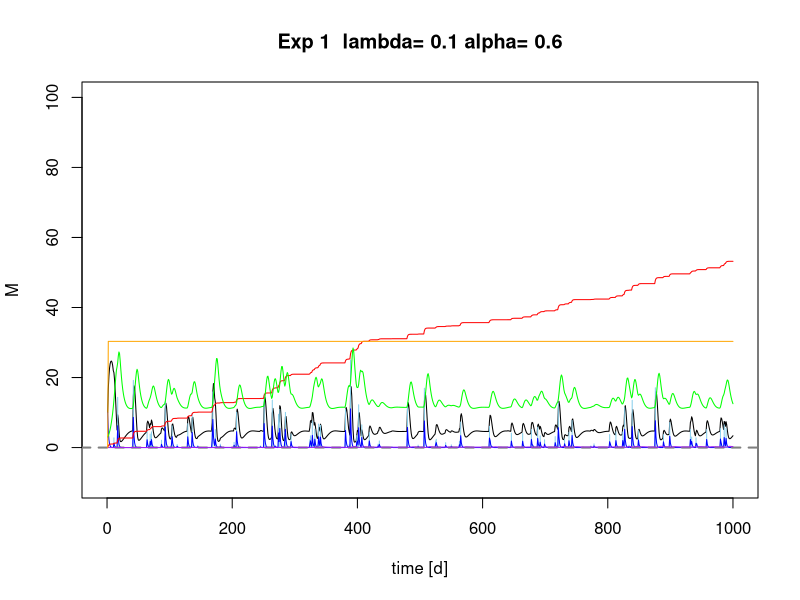
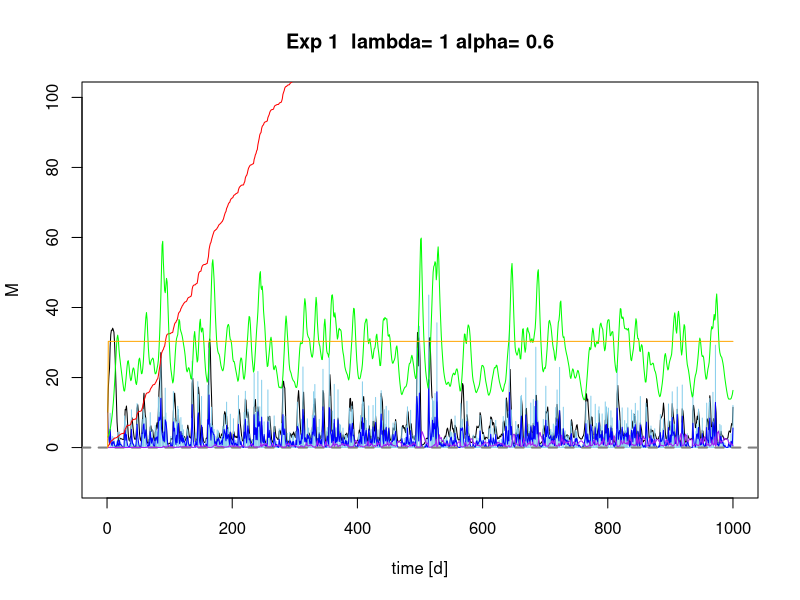
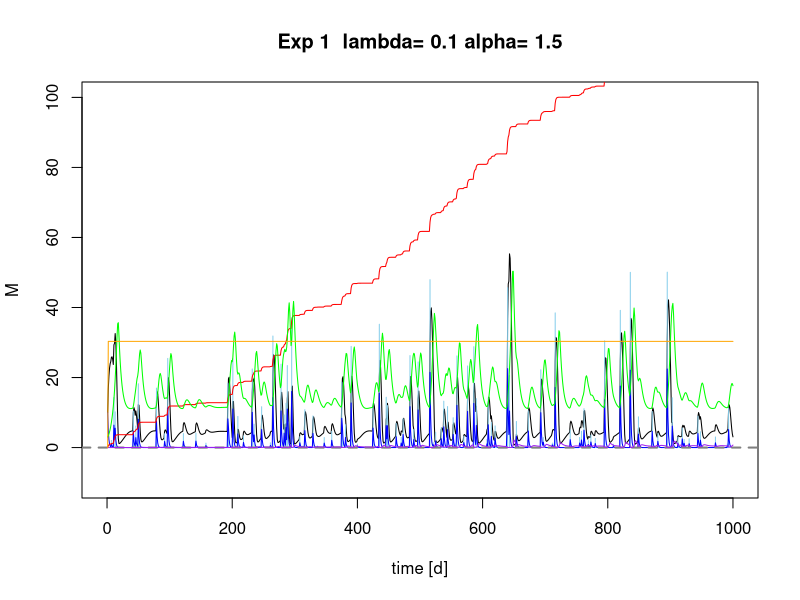
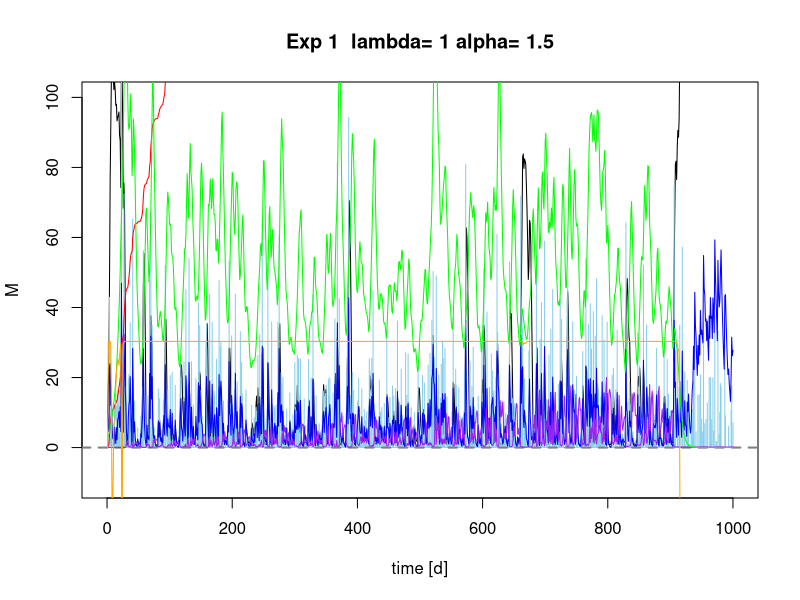
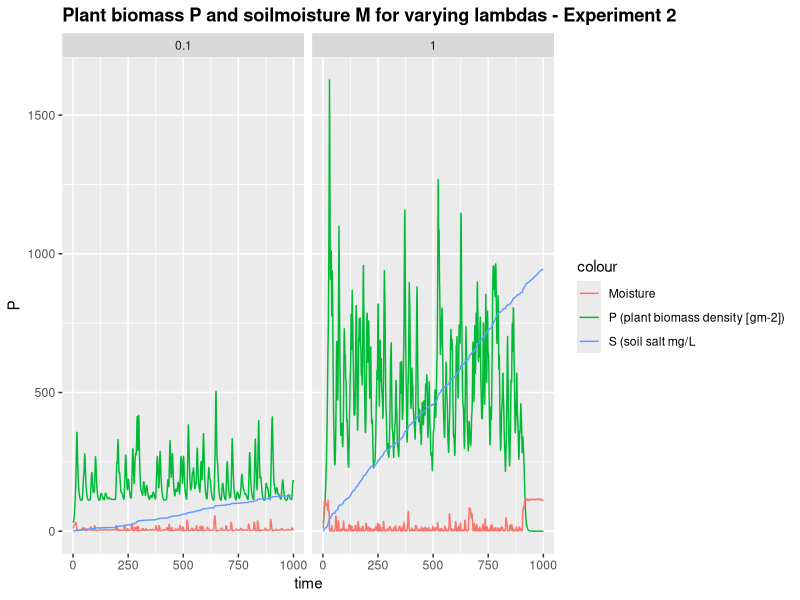
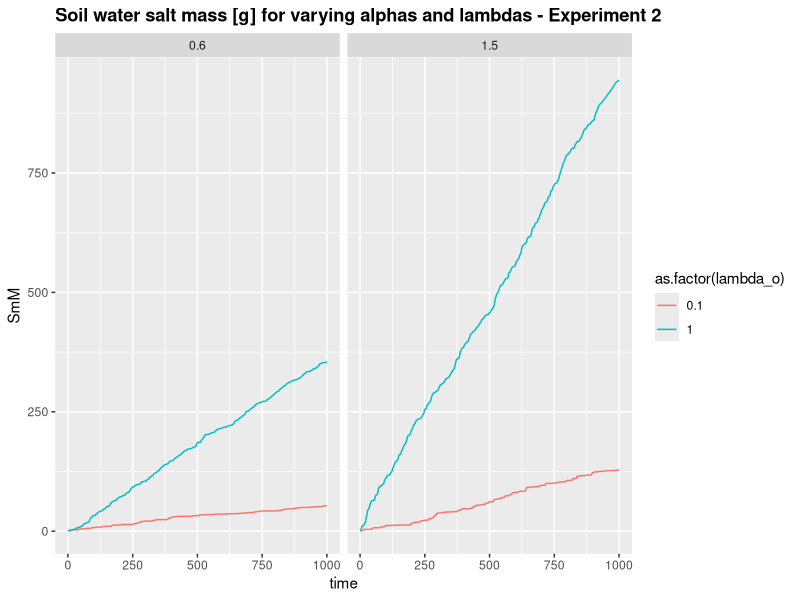
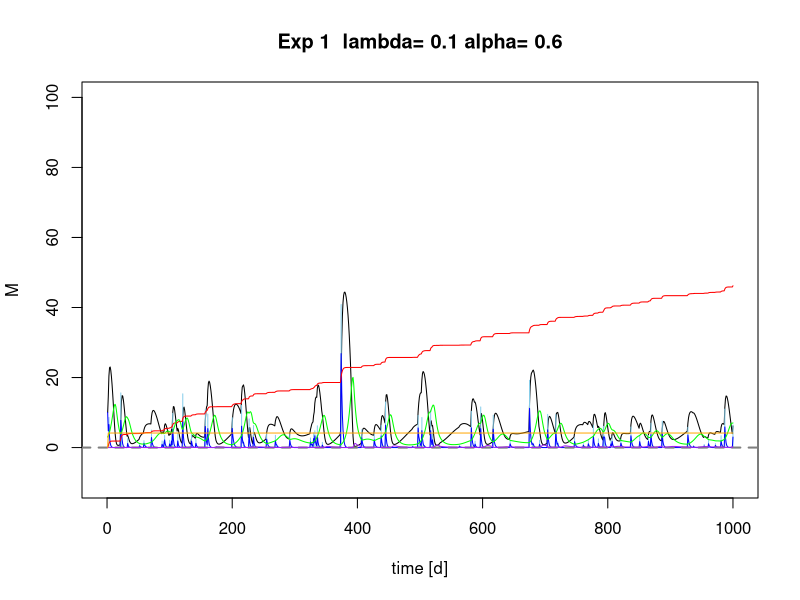
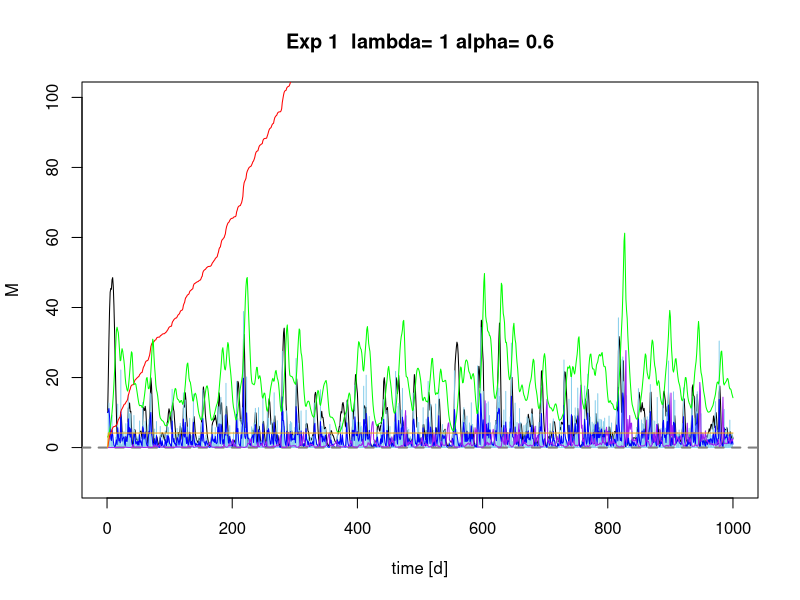

The R source for these figures, in order:
## ---- chunk 1

 # Sandy Clay Loam
    n<-0.367 # porosity
    # more soil variables for evaporation & losses
    # Hydraulic conductivity
    K_s<-52.08*10 # mm/day
    # campbell's b
    b<-6.4069 # neurotheta sandy clay loam
    # van Genuchten parameters
#     avg <- 0.0521
#     nvg <- 1.237
    s_fc<-0.2677/n # Field capacity
    # This is the bubbling pressure
    psi_s_bar<--1.2E-3 #
 
   h1bar =  -psi_s_bar 
   hb = psi_s_bar*-10^5 # mm
 ### Salvucci equation m

  Zmax =10000 # [mm] maximum GROUNDWATER DEPTH Check
  Z =1000 # [mm] actual groundwater depth Check

# parameters describing the soil
  soilpar <- list(b = b, n = n, s_fc = s_fc, K_s = K_s, 
                psi_s_bar = psi_s_bar, h1bar = h1bar, hb = hb)
    #................................................
    # Vegetation 1 (Grass)
    # paspalum secateum F-I and R-I, 2004

    Zr = 400 # soil depth (mm)   Check Also Table 2...Fernandez-Illescas and Rodriguez-Iturbe...2001


 # parameters describing the root zone   
  vegpar <- list(Zr = Zr)


# parameters describing plant dynamics and salt features

  alpha_i=1 #maximum infiltration rate per day

  k=12 # Saco et al, 2013
  W0=0.2 # Saco et al, 2013
  gmax=0.05 # Saco et al, 2013
  k1=5 # Saco et al, 2013
  c=10  # Saco et al, 2013
  f= 0.8  # f is the soil salt leaching efficiency (whether some salt is retained)
  ConcConst = 0.1 # ConcConst is the concentration of the salt in the infiltrating water in g/l
  CM.gw = 0.1# salt concentration in groundwater
  d=0.24 # fraction of plant mortality
  
  par <- list(alpha_i=alpha_i,k=k, W0=W0, gmax=gmax, k1=k1, c=c, f=f, ConcConst=ConcConst, CM.gw= CM.gw, d=d)
## ---- chunk 2
Infil <- function(h,P, par){
  
  I=par$alpha_i*h*(P+par$k*par$W0)/(P+par$k)
  
  return (I)
}
## ---- chunk 3

WU <- function(M,P,par){ 
# using Svir in here means scaling Svir back to M, easier to do at Svir in balances  
#  WU=par$gmax*((M*(1+Svir))/(((M*(1+Svir))+par$k1)))*P 
  WU=par$gmax*(M/((M+par$k1)))*P 
  
  return(WU)
}
## ---- chunk 4
#******************************************
# based on Salvucci, 1993
L_n <- function(M,Z,Zmax,soilpar,vegpar) {
   Zr <- vegpar$Zr
   hb <- - soilpar$psi_s_bar*10^5 # (mm?)
   soilpar$s_fc <- (Z/hb)^(-1/soilpar$b)
   
   s=M/(soilpar$n*vegpar$Zr)
  
   psi = hb*s^-soilpar$b
 
#   hb <- hb*soilpar$n
#  hb_nd <- hb/psi # non-dim hb
   m=2 + 3/soilpar$b#5.64  # in Salvucci's paper it is called n, but I called it m here to not confuse it with porosity
   #m=3.3 # 3.3 for clay, 5.64 for silt-loam, 11.88 for sand-loam 


#Znd <- Z/Zmax  # a non-dimensional Znd between 0 and 1 is defined, e.g. Zmax=10 m, Z= 1 m, Znd=0.1


#non-dimensional form of the flow rate equation  #nd flow rate
# qtot <- -soilpar$K_s*((z/hb)^(-n)-(s^-soilpar$b)^(-n))/(1+(s^-soilpar$b)^        (-n)+(n-1)*(z/hb)^(-n))/(soilpar$n*vegpar$Zr)

q <-(((Z/hb)^(-m)-(psi/hb)^(-m))/(1+(psi/hb)^(-m)+((m-1)*(Z/hb)^(-m))))#/(soilpar$n*Zr) # 
#q <-((((Znd/hb_nd)^-m)-((psi/hb)^-m))/((1+((psi/hb)^-m))+((m-1)*((Znd/hb_nd#)^-m)))) # 
# q <-((((Znd/hb_nd)^-m)-((psi/hb)^-m))/((1+((psi/hb)^-m))+((m-1)*((Znd/hb_nd)^-m)))) # 

# Mass flux
#browser()
# flux <- soilpar$K_s*q
 flux <- soilpar$K_s*q

#  flux<-ifelse(s<soilpar$s_fc, abs(flux), -abs(flux))


return(flux)
}





## ---- chunk 5
Precip <- function(time,alpha,lambda,delta) {
  # generate a vector of times between rainfall events > delta
  f_P<-floor(rexp(time,lambda*exp(-delta/alpha))) # vector of times between rainfall occurrences (equation 4 & 8)
  # generate a binary vector from this (impulse function)
  binary.vec <- unlist(lapply(1:time,function(i) c(rep(0,f_P[i]),1)))
  R <- rexp(length(binary.vec),1/alpha)*binary.vec 
  return(R[1:time])
}
## ---- chunk 6

Gr <- function(M,P,par) { 
  
  Gr = par$c*WU(M,P,par)
  
  return(Gr)
}
## ---- chunk 7
Mo <- function(P,M,Svir,par) {
  # needs to be M/Svir because both are "large" numbers
  # you want a number ~1 for multiplication, or <0.1 for addition
  Mo = P*(par$d*(M/Svir))
  
  return(Mo)

}
## ---- chunk 8
balances <- function(Rain, par, plotit=T,
                      soilpar,
                      vegpar){
   

  
# Storage vectors for the daily steps are initialized.

   M <- rep(0,length(Rain)) # soil moisture [mm]
   h <- rep(0,length(Rain)) # infiltration depth [mm]
   P <- rep(0,length(Rain)) #biomass density []
   CM<- rep(0,length(Rain)) # Salt concentration in soil water in g/L or g/mm
   SmI<- rep(0,length(Rain)) # Salt mass in infiltrating water [g]
   SmM <- rep(0,length(Rain)) # Salt mass in soil water [g]
   In <- rep(0,length(Rain)) # infiltration [mm]

   Svir <- rep(0,length(Rain)) # virtual saturation
   flux<- rep(0,length(Rain)) # drainage and capillary rise flux, according to sign



# Initial values to start the simulation.

   
   M[1] <- 10
   h[1] <- 10 
   P[1] <- 30
   CM[1]<- 0
   Svir[1] <- M[1]



# We decided to split the numerical calculations for the daily into 12 substeps.

   deltat <- 12 # split in 12 increments

  
# Storage vectors for the substeps are initialized.

   M_sub <- rep(0,deltat)
   h_sub <- rep(0,deltat)
   I_sub <- rep(0,deltat)
   #Q_sub <- rep(0,deltat)
   WU_sub <-rep(0,deltat) # Water uptake in mm
   P_sub <- rep(0,deltat) 
   Gr_sub <- rep(0,deltat) # Growth of biomass
   Mo_sub<- rep(0,deltat) # Mortality of biomass
   SmI_sub <- rep(0,deltat) 
   SmM_sub<- rep(0,deltat) 
   CM_sub<- rep(0,deltat) 
  Svir_sub <- rep(0,deltat) # virtual saturation

   flux_sub<-rep(0,deltat) # calculates leakage loss without evaporation loss

   U_salt <-rep(0,deltat)
   L_salt <-rep(0,deltat)


  
   timeincr= 1/deltat
   
  for (t in 2:length(Rain)){
    
    for (tt in 1:(deltat-1)) {
      
      h.old <- ifelse(tt==1,h[t-1],h_sub[tt])
      P.old <- ifelse(tt==1,P[t-1],P_sub[tt])
      M.old <- ifelse(tt==1,M[t-1],M_sub[tt])
      SmI.old <-ifelse(tt==1,SmI[t-1],SmI_sub[tt])
      CM.old <-ifelse(tt==1,CM[t-1],CM_sub[tt])
      Svir.old <-ifelse(tt==1,Svir[t-1],Svir_sub[tt])


# Balance for water depth on soil


h_sub[tt+1] <- h.old + ifelse(tt==1,(10*Rain[t]),0) - Infil(h.old, P.old,par)*timeincr

# Infiltration
ifelse(h_sub[tt+1]<soilpar$K_s, soilpar$alpha_i <- 1, soilpar$alpha_i<- (1-(h_sub[tt+1]-soilpar$K_s)/h_sub[tt+1]))
      I_sub[tt] <- Infil(h.old, P.old,par)*timeincr

#  1. Update soil moisture with infiltration

      M_sub[tt + 1] <- M.old + I_sub[tt]      
      
# Now do all plant uptake and growth
# water uptake by plants: include infiltration in available water

      WU_sub[tt] <- WU(M=Svir.old,P.old,par)*timeincr 
      
      # growth rate
      Gr_sub[tt] <- Gr(M=Svir.old, P.old,par)*timeincr 
      # Mortality
      Mo_sub[tt]<- Mo(P.old,M=M.old, Svir=Svir.old, par)*timeincr
      # calculate plant biomass balance
      P_sub[tt + 1] <- P.old + Gr_sub[tt]- Mo_sub[tt] 
      
      
# re-calculate water balance
# 2. before leaching
      M_sub[tt + 1] <- M.old + I_sub[tt] - WU_sub[tt] #- L_sub[tt] 

# Calculate salt concentration in the soil

 # 3. calculate leaching and capillary rise amount
  flux_sub[tt+1]<-do.call(L_n,list(M=M_sub[tt+1],Z=Z, Zmax=Zmax,soilpar=soilpar,vegpar=vegpar))

# 4. final adjust soil moisture for leaching or capillary rise
 
   M_sub[tt + 1] <-  M_sub[tt + 1] + flux_sub[tt+1]*timeincr


# calculate saltbalance

# Salt leaching
    L_salt[tt+1] <- ifelse(flux_sub[tt+1]<0, par$f*CM_sub[tt+1]*flux_sub[tt+1]*timeincr,0) # leaching of salt

# salt uplfow
    U_salt[tt+1] <- ifelse(flux_sub[tt+1]>0, par$CM.gw*flux_sub[tt+1]*timeincr,0) # rise of salt

# salt mass coming in with infiltration
      SmI_sub[tt+1]<- SmI.old + I_sub[tt]*par$ConcConst 

#salt mass in soil
     SmM_sub[tt+1] <- SmI_sub[tt+1] + U_salt[tt+1] - L_salt[tt+1]
# salt concentration in soil
   CM_sub[tt+1]<- (SmM_sub[tt+1]/M_sub[tt+1])*(1/58.44) # 
    
# Virtual saturation (Shah et al., 2012), here in [mm] to be in the same unit as M
    Svir_sub[tt + 1]<-soilpar$n*vegpar$Zr*((soilpar$h1bar*10^-1)^(1/soilpar$b))*
                     ((soilpar$h1bar*10^-1)*(M_sub[tt + 1]/
                       (soilpar$n*vegpar$Zr))^(-soilpar$b)
                       +(3.6*CM_sub[tt + 1]))^(-1/soilpar$b)

    } 
  
# Aggregating the substep results to daily values.

    P[t] = P_sub[deltat]
    M[t] = M_sub[deltat]
    h[t] = h_sub[deltat]
    CM[t] = CM_sub[deltat]
    SmM[t] = SmM_sub[deltat] 
    SmI[t]=SmI_sub[deltat]
    In[t]= sum(I_sub)
    flux[t] = sum(flux_sub)
    Svir[t] = Svir_sub[deltat]

}


# Plotting
 
if (plotit==T) {  
  plot(M, type="l",ylim=c(-10,100),xlim=c(0,time),xlab=("time [d]"), main=paste("Exp 1  lambda=", lambda[j],"alpha=", alpha[i]))
  points(Rain*10, type="h", col="skyblue")
   
    lines(h,type="l", col="blue")
    abline(h=0, col="Gray50",lwd=2,lty=2)

    lines(SmM,type="l", col="red")
    lines(CM,type="l", col="purple")
    lines(P/10,type="l", col="green")
    lines(flux,type="l", col="orange")

#  legend("topright",cex=1, pt.cex=0.4, c("Moisture [mm]","Rainfall [mm]*10","overland flow depth[mm] ","salt mass in soil water [g]", "salt concentration in soil water [g/l]", "Plant biomass density [g/m^2]/10"),
#          col=c("black","skyblue","blue","red","purple","green"),lty=1)
 

}

Out <- data.frame(P=P,M=M,h=h, CM=CM, SmM=SmM, In=In, flux=flux, Svir=Svir)
return(Out)
}
## ---- chunk 9
alpha <- c(0.6,1.5) 
lambda <- c(0.1,1)

Store <- list()
sub_store <- list()
time <- 1000
delta <- 0
set.seed(1000)
## ---- chunk 10
#source("Rainfall.R")


for (i in 1:length(alpha)) {
  
for (j in 1:length(lambda)) {
    # generate the rainfall
    Rain <- Precip(time,alpha[i],lambda[j],delta)
    Rainlist <- data.frame(Precip(time,alpha[i],lambda[j],delta)) 
    
    sub_store[[j]] <-data.frame(alpha_o=rep(alpha[i],time),
                                lambda_o=rep(lambda[j],time),
                                balances(Rain,plotit=T, par=par,
                                soilpar, vegpar))
  }
  Store[[i]] <- sub_store
}
## ---- chunk 11
require(ggplot2)
lambda_sum <- do.call(rbind,Store[][[2]])
lambda_sum$time <- rep(1:time,length(lambda))

pl <- ggplot(lambda_sum,aes(x=time,y=P, colour="P (plant biomass density [gm-2])")) + geom_line()
pl  <- pl + geom_line(aes(x=time,y=M, colour="Moisture"))  
pl <- pl +  facet_wrap(~lambda_o)   #, colour=lambda_o (put this in aes-brackets) 
pl  + ggtitle("Plant biomass P and soilmoisture M for varying lambdas - Experiment 2") +  geom_line(aes(x=time, y=SmM, colour= "S (soil salt mg/L")) + theme(plot.title = element_text(lineheight=.8, face="bold"))
## ---- chunk 12
lambda_sum_all <- do.call(rbind,do.call(rbind,Store))
lambda_sum_all$time <- rep(rep(1:time,length(lambda)),length(alpha))


pa <- ggplot(lambda_sum_all,aes(x=time,y=SmM,col=as.factor(lambda_o))) + geom_line(linetype=1) 
# pa <- pa + + scale_color_gradient(low="blue", high="red")
pa <- pa  + facet_wrap(~alpha_o) + ggtitle("Soil water salt mass [g] for varying alphas and lambdas - Experiment 2") + theme(plot.title = element_text(lineheight=.8, face="bold"))
pa  
## ---- chunk 13

Soil1P<- lambda_sum$P
Soil1M <-lambda_sum$M
Soil1SmM<-lambda_sum$SmM
Soil1CM<-lambda_sum$CM

## ---- chunk 14


   # Medium Heavy Clay
    n<-0.4473 # porosity
    # more soil variables for evaporation & losses
    # Hydraulic conductivity
    K_s<-2.82*10 # mm/day
    # Campbell's b
    b<-16.1501 # neurotheta Medium heavy clay
    # van Genuchten parameters
    avg <- 0.0613
    nvg <- 1.086
    s_fc<-0.3936/n # Field capacity
    # bubbling pressure
    psi_s_bar<--1.4E-3 
    h1bar =  -psi_s_bar 
    hb = psi_s_bar*-10^5


alpha_i=1 #maximum infiltration rate per day
    par <- list(alpha_i=alpha_i,k=k, W0=W0, gmax=gmax, k1=k1, c=c, f=f, ConcConst=ConcConst, CM.gw= CM.gw, d=d) 

# parameters describing the soil
  soilpar <- list(b = b, n = n, s_fc = s_fc, K_s = K_s, 
                psi_s_bar = psi_s_bar, h1bar = h1bar, hb = hb)

for (i in 1:length(alpha)) {
  
for (j in 1:length(lambda)) {
    # generate the rainfall
    Rain <- Precip(time,alpha[i],lambda[j],delta)
    Rainlist <- data.frame(Precip(time,alpha[i],lambda[j],delta)) 
    
    sub_store[[j]] <-data.frame(alpha_o=rep(alpha[i],time),
                                lambda_o=rep(lambda[j],time),
                                balances(Rain,plotit=T, par=par,
                                soilpar, vegpar))
  }
  Store[[i]] <- sub_store
}
## ---- chunk 15
require(ggplot2)
lambda_sum <- do.call(rbind,Store[][[2]])
lambda_sum$time <- rep(1:time,length(lambda))

pl <- ggplot(lambda_sum,aes(x=time,y=P, colour="P (plant biomass density [gm-2])")) + geom_line()
pl  <- pl + geom_line(aes(x=time,y=M, colour="Moisture"))  
pl <- pl +  facet_wrap(~lambda_o)   #, colour=lambda_o (put this in aes-brackets) 
pl  + ggtitle("Plant biomass P and soilmoisture M for varying lambdas - Experiment 2") +  geom_line(aes(x=time, y=SmM, colour= "S (soil salt mg/L")) + theme(plot.title = element_text(lineheight=.8, face="bold"))
## ---- chunk 16
lambda_sum_all <- do.call(rbind,do.call(rbind,Store))
lambda_sum_all$time <- rep(rep(1:time,length(lambda)),length(alpha))


pa <- ggplot(lambda_sum_all,aes(x=time,y=SmM,col=as.factor(lambda_o))) + geom_line(linetype=1) 
# pa <- pa + + scale_color_gradient(low="blue", high="red")
pa <- pa  + facet_wrap(~alpha_o) + ggtitle("Soil water salt mass [g] for varying alphas and lambdas - Experiment 2") + theme(plot.title = element_text(lineheight=.8, face="bold"))
pa  
## ---- chunk 17

Soil2P<- lambda_sum$P
Soil2M <-lambda_sum$M
Soil2SmM<-lambda_sum$SmM
Soil2CM<-lambda_sum$CM

## ---- chunk 18
# Coarse Sand
    n<-0.368 # porosity
    # more soil variables for evaporation & losses
    # Hydraulic conductivity
    K_s<-182.68*10 # mm/day
    # Campbell's b
    b<- 4.1152
    # van Genuchten parameters
    avg <- 0.0712   # Soil hydraulic parameters for van Genuchtan function
    nvg <- 1.392    # soil hydraulic papameters for van Genuchtan function
    s_fc<-0.1895/n # Field capacity
    
    psi_s_bar<--0.61E-3 
   h1bar =  -psi_s_bar 
   hb = psi_s_bar*-10^5


alpha_i=1 #maximum infiltration rate per day
    par <- list(alpha_i=alpha_i,k=k, W0=W0, gmax=gmax, k1=k1, c=c, f=f, ConcConst=ConcConst, CM.gw= CM.gw, d=d) 

# parameters describing the soil
  soilpar <- list(b = b, n = n, s_fc = s_fc, K_s = K_s, 
                psi_s_bar = psi_s_bar, h1bar = h1bar, hb = hb)



for (i in 1:length(alpha)) {
  
for (j in 1:length(lambda)) {
    # generate the rainfall
    Rain <- Precip(time,alpha[i],lambda[j],delta)
    Rainlist <- data.frame(Precip(time,alpha[i],lambda[j],delta)) 
    
    sub_store[[j]] <-data.frame(alpha_o=rep(alpha[i],time),
                                lambda_o=rep(lambda[j],time),
                                balances(Rain,plotit=T, par=par,
                                soilpar, vegpar))
  }
  Store[[i]] <- sub_store
}
## ---- chunk 19
require(ggplot2)
lambda_sum <- do.call(rbind,Store[][[2]])
lambda_sum$time <- rep(1:time,length(lambda))

pl <- ggplot(lambda_sum,aes(x=time,y=P, colour="P (plant biomass density [gm-2])")) + geom_line()
pl  <- pl + geom_line(aes(x=time,y=M, colour="Moisture"))  
pl <- pl +  facet_wrap(~lambda_o)   #, colour=lambda_o (put this in aes-brackets) 
pl  + ggtitle("Plant biomass P and soilmoisture M for varying lambdas - Experiment 2") +  geom_line(aes(x=time, y=SmM, colour= "S (soil salt mg/L")) + theme(plot.title = element_text(lineheight=.8, face="bold"))
## ---- chunk 20
lambda_sum_all <- do.call(rbind,do.call(rbind,Store))
lambda_sum_all$time <- rep(rep(1:time,length(lambda)),length(alpha))


pa <- ggplot(lambda_sum_all,aes(x=time,y=SmM,col=as.factor(lambda_o))) + geom_line(linetype=1) 
# pa <- pa + + scale_color_gradient(low="blue", high="red")
pa <- pa  + facet_wrap(~alpha_o) + ggtitle("Soil water salt mass [g] for varying alphas and lambdas - Experiment 2") + theme(plot.title = element_text(lineheight=.8, face="bold"))
pa  
## ---- chunk 21

Soil3P<- lambda_sum$P
Soil3M <-lambda_sum$M
Soil3SmM<-lambda_sum$SmM
Soil3CM<-lambda_sum$CM

## ---- chunk 22
par(mfrow = c(1,3))
summary(Soil1P) # Plant biomass 
summary(Soil2P) # Plant biomass 
summary(Soil3P) # Plant biomass 

summary(Soil1M) # soil moisture 
summary(Soil2M) # soil moisture 
summary(Soil3M) # soil moisture 

summary(Soil1SmM) # soil salt mass 
summary(Soil2SmM) # soil salt mass 
summary(Soil3SmM) # soil salt mass 

summary(Soil1CM) # soil salt concentration 
summary(Soil2CM) # soil salt concentration 
summary(Soil3CM) # soil salt concentration 
## ---- chunk 23

par(mfrow = c(1,3))
hist(Soil1P, breaks=10, main = 'Plant biomass Soil 1')
hist(Soil2P, breaks=10, main = 'Plant biomass Soil 2')
hist(Soil3P, breaks=10, main = 'Plant biomass Soil 3')

hist(Soil1M, breaks=10,main="Soil moisture Soil 1")
hist(Soil2M, breaks=10,main="Soil moisture Soil 2")
hist(Soil3M, breaks=10,main="Soil moisture Soil 3")

hist(Soil1SmM, breaks=10,main="soil salt mass Soil 1")
hist(Soil2SmM, breaks=10,main="soil salt mass Soil 2")
hist(Soil3SmM, breaks=10,main="soil salt mass Soil 3")


hist(Soil1CM, breaks=10, main="Salt concentration in soil 1")
hist(Soil2CM, breaks=10, main="Salt concentration in soil 2")
hist(Soil3CM, breaks=10, main="Salt concentration in soil 3")

## ---- chunk 24
wilcox.test(Soil1M,Soil2M) # soil moisture
wilcox.test(Soil2M,Soil3M) # soil moisture
wilcox.test(Soil1M,Soil3M) # soil moisture

wilcox.test(Soil1P,Soil2P) # Plant biomass
wilcox.test(Soil2P,Soil3P) # Plant biomass
wilcox.test(Soil1P,Soil3P) # Plant biomass

wilcox.test(Soil1SmM,Soil2SmM) # soil salt mass
wilcox.test(Soil2SmM,Soil3SmM) # soil salt mass
wilcox.test(Soil1SmM,Soil3SmM) # soil salt mass

wilcox.test(Soil1CM,Soil2CM) # salt conc
wilcox.test(Soil2CM,Soil3CM) # salt conc
wilcox.test(Soil1CM,Soil3CM) # salt conc

